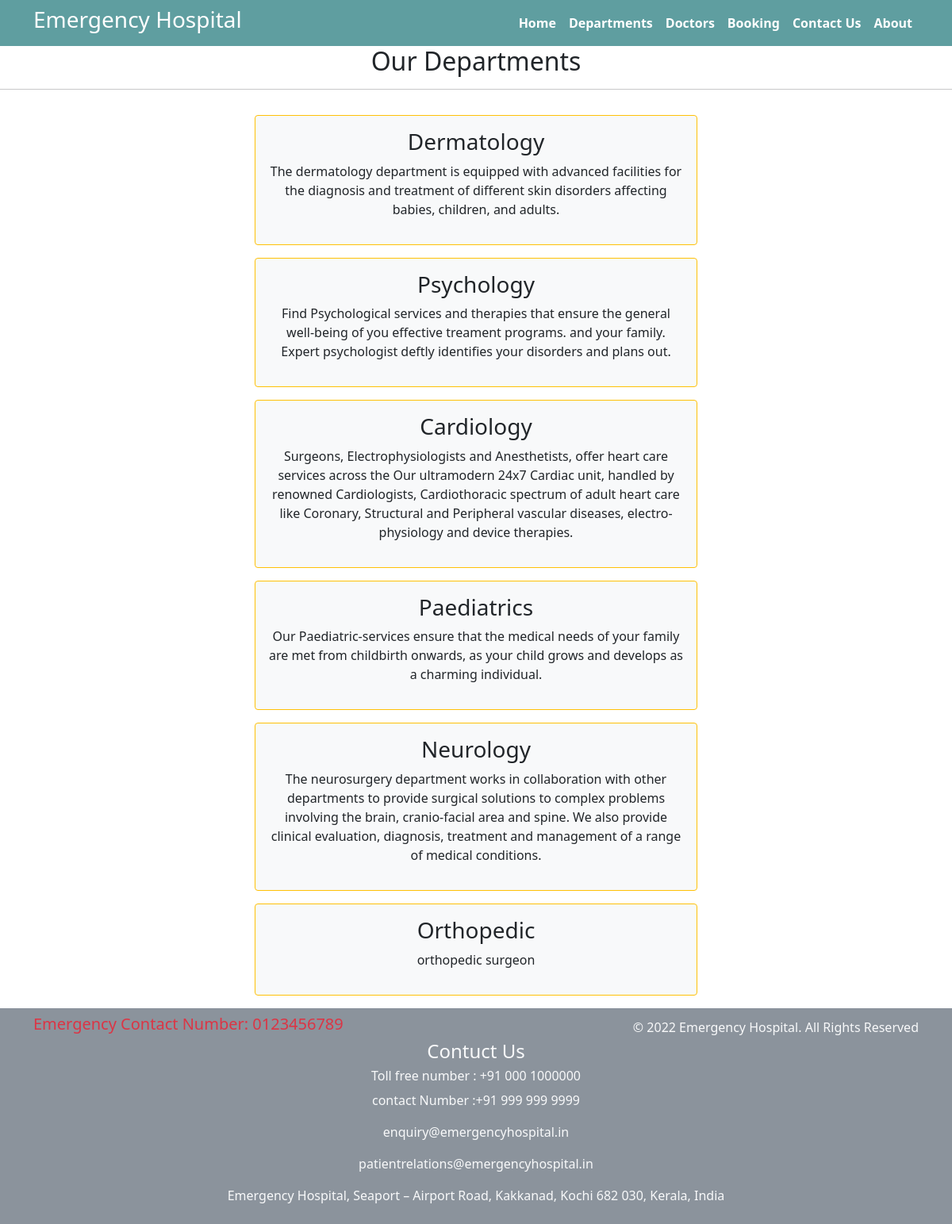
Screenshot of /department with the database file from the repository.
### home/models.py (models this page shows, shortened)
class Departments(models.Model):
    dept_name = models.CharField(max_length=100)
    dept_description = models.TextField()

### home/views.py (the view)
# urls.py: path('department',views.department,name='department'),
def department(request):
    dict_dept = {
        'dept': Departments.objects.all()
    }
    return render(request, 'department.html', dict_dept)

### templates/department.html (shortened to what this page needs)
{% extends 'base.html' %}
{% block content %}
<h2 class="text-center">Our Departments</h2>
<hr>
<div class="container">
    {% for d in dept %}
        <div class="mx-auto w-50 bg-light text-center p-3 my-3 border border-warning rounded col-md-4 col-12">
            <h3>{{ d.dept_name }}</h3>
            <p>{{ d.dept_description }}</p>
        </div>
    {% endfor %}
    </div>
{% endblock content %}

### templates/base.html (shortened to what this page needs)
{% load static  %}
<!DOCTYPE html>
<html>
  <head>
    <link rel="stylesheet"
      href=" https://cdn.jsdelivr.net/npm/bootstrap@5.1.3/dist/css/bootstrap.min.css ">
    <link rel="stylesheet"
      href="https://use.fontawesome.com/releases/v5.2.0/css/all.css">
    <link rel="stylesheet"
      href="{% static '/css/style.css' %}">
  </head>
  <body>
    <nav style="background-color: cadetblue; " class="navbar navbar-dark  navbar-expand-lg">
      <div class="container">
        <div class="col-5 text-left pl-md-0">
            <h3 class="text-white" style="cursor: pointer;">Emergency Hospital</h3>
        </div>
        <div class="collapse navbar-collapse justify-content-end col-7 " id='navbarNavAltMarkup'>
          <ul class="navbar-nav justify-content-center fw-bold">
            <li class="nav-item active">
              <a class="nav-link text-white" href="{% url 'home' %}">Home</a>
            </li>
            <li class="nav-item">
              <a class="nav-link text-white" href="{% url 'department' %}">Departments</a>
            </li>
            <li class="nav-item">
              <a class="nav-link text-white" href="{% url 'doctors' %}">Doctors</a>
            </li>
            <li class="nav-item">
              <a class="nav-link text-white" href="{% url 'booking' %}">Booking</a>
            </li>
            <li class="nav-item">
              <a class="nav-link text-white" href="{% url 'contact' %}">Contact Us</a>
            </li>
            <li class="nav-item">
              <a class="nav-link text-white" href="{% url 'about' %}">About</a>
            </li>
          </ul>
        </div>
      </div>
    </nav>
    {% block content %}{% endblock %}
    <section class="">
      <footer style="background-color: rgb(139, 147, 156);" class="pt-2 pb-2  text-light">
        <div class="container">
          <div class="row align-items-center">
            <div class="col-12 col-md-7  text-center text-md-start text-danger">
              <h5>Emergency Contact Number: 0123456789</h5>
            </div>
            <div class="col-12 col-md-5 mt-4 mt-md-0 text-center text-md-end">
              © 2022 Emergency Hospital. All Rights Reserved
            </div>
          </div>
        </div>
        <div class="text-center">
            <div>
              <h4>Contuct Us  </h4>
              <h6>Toll free number : +91 000 1000000 </h6>
              <p>contact Number :+91 999 999 9999</p>
              <p>enquiry@emergencyhospital.in</p>
              <p>patientrelations@emergencyhospital.in</p>
            </div>
            <div>
                <p>Emergency Hospital, Seaport – Airport Road, Kakkanad, Kochi 682 030, Kerala, India</p>
            </div>
          </div>
      </footer>
    </section>
  </body>
</html>

### rows the page displays
Departments: dept_name "Dermatology", dept_description "The dermatology department is equipped with advanced facilities for the diagnosis and treatment of different skin disorders affecting babies, children, and adults."
Departments: dept_name "Psychology", dept_description "Find Psychological services and therapies that ensure the general well-being of you effective treament programs. and your family. Expert psychologist deftly identifies your disorders and plans out."
Departments: dept_name "Cardiology", dept_description "Surgeons, Electrophysiologists and Anesthetists, offer heart care services across the Our ultramodern 24x7 Cardiac unit, handled by renowned Cardiologists, Cardiothoracic spectrum of adult heart care like Coronary, Structural and Peripheral vascular diseases, electro-physiology and device therapies."
Departments: dept_name "Paediatrics", dept_description "Our Paediatric-services ensure that the medical needs of your family are met from childbirth onwards, as your child grows and develops as a charming individual."
Departments: dept_name "Neurology", dept_description "The neurosurgery department works in collaboration with other departments to provide surgical solutions to complex problems involving the brain, cranio-facial area and spine. We also provide clinical evaluation, diagnosis, treatment and management of a range of medical conditions."
Departments: dept_name "Orthopedic", dept_description "orthopedic surgeon"
